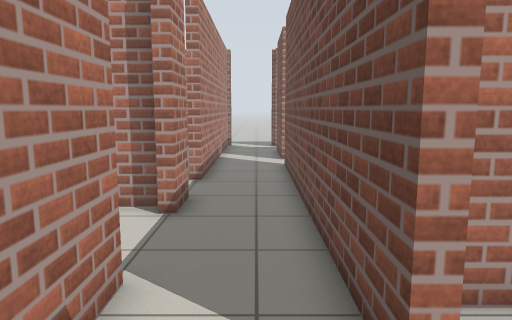
view 1 (above)

24 first-person views from a walk through a world built for the Gazebo simulator. The camera is 1.2 m above the floor, tilts 8° down and sees 70° across. The floor is counted in squares, 0.5 m on a side. Each view is taken from the middle of a square. On the plan, view 1 faces up. The plan holds only what a view shows up to about 20 squares ahead; the rest is blank.

view 2
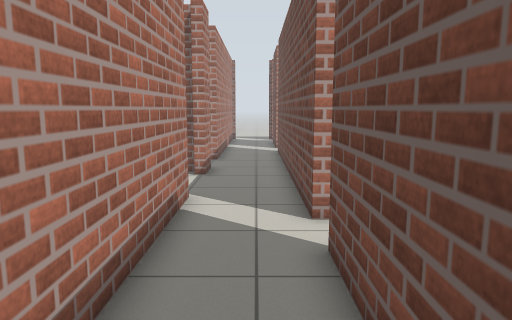

view 3
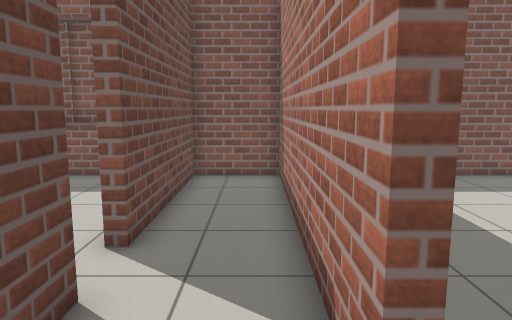

view 4
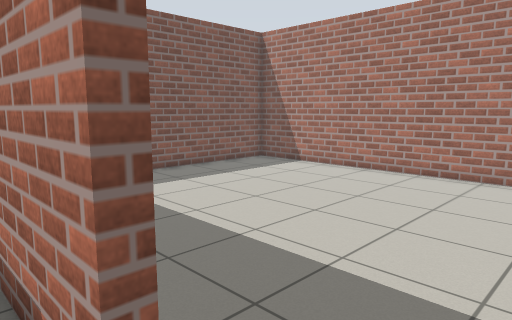

view 5
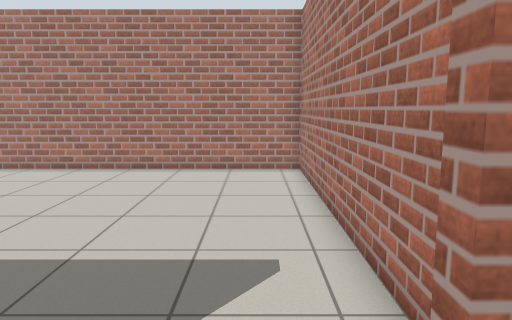

view 6
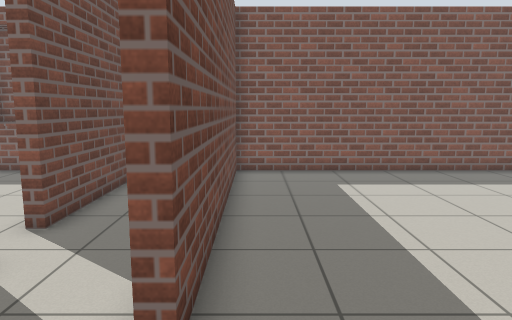

view 7
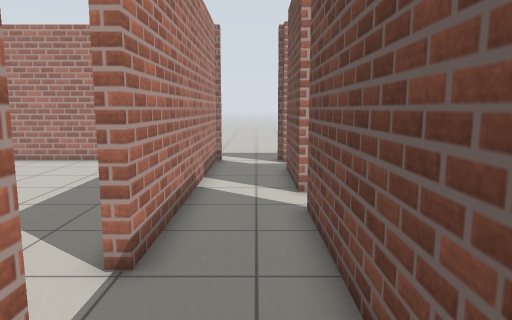

view 8
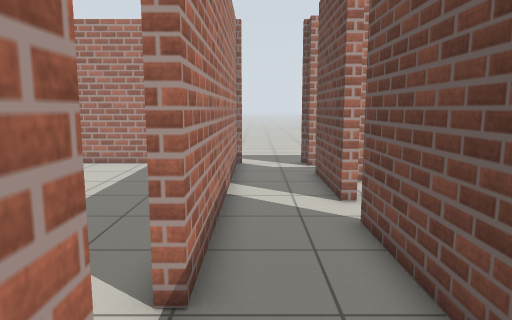

view 9
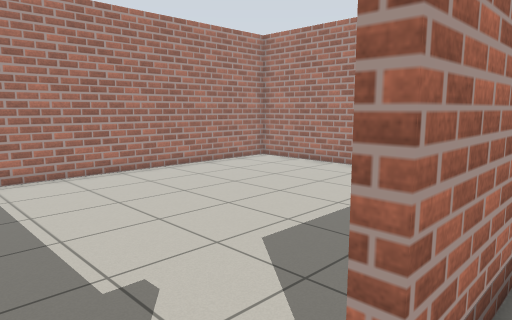

view 10
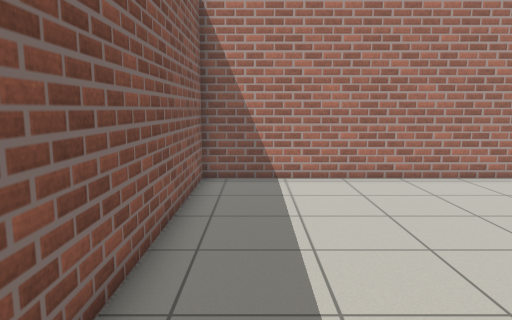

view 11
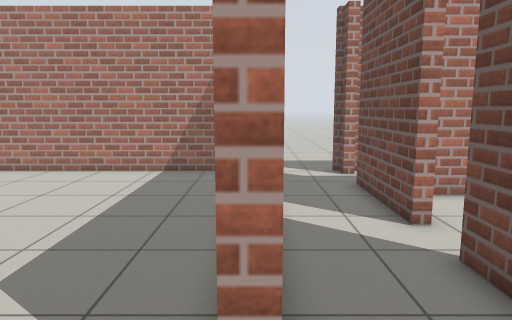

view 12
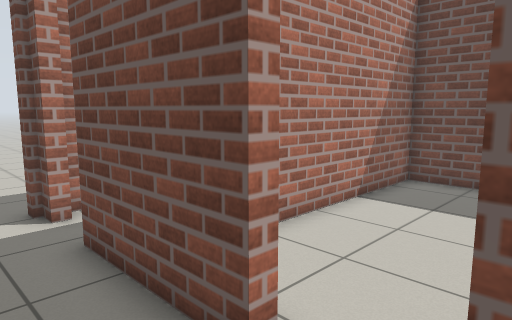

view 13
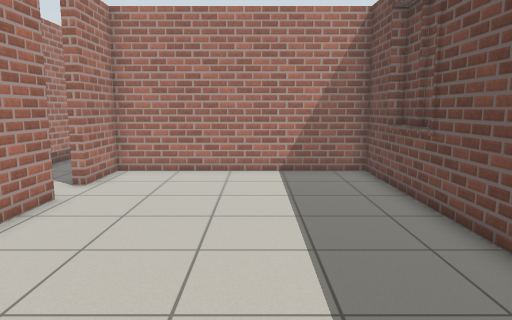

view 14
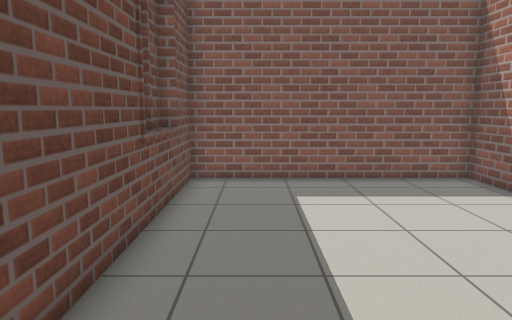

view 15
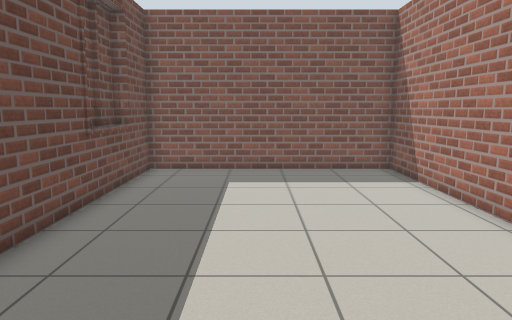

view 16
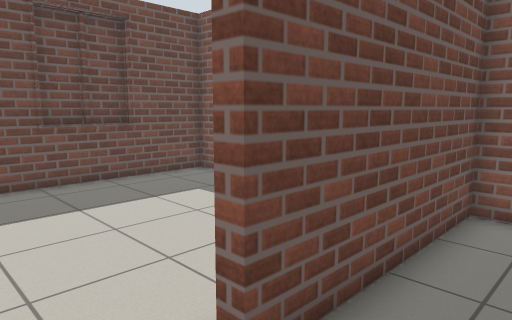

view 17
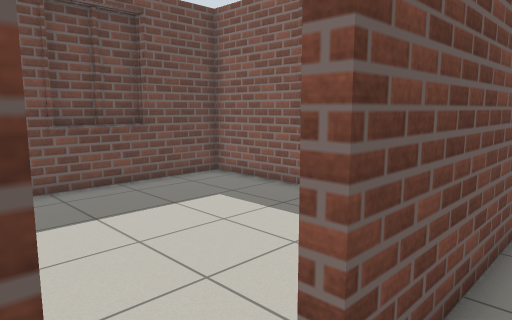

view 18
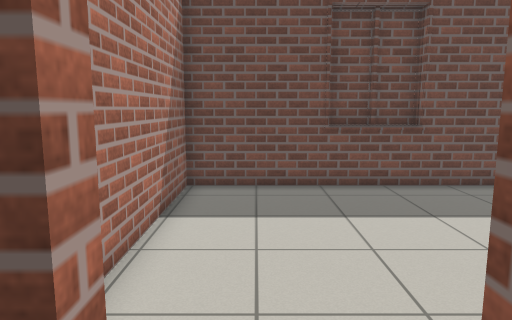

view 19
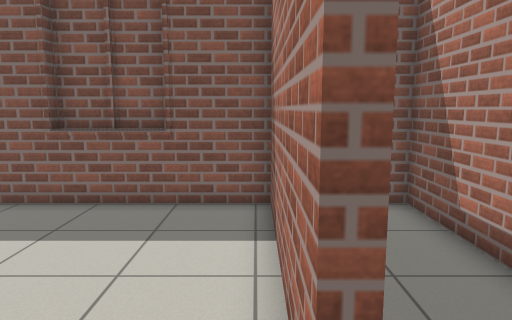

view 20
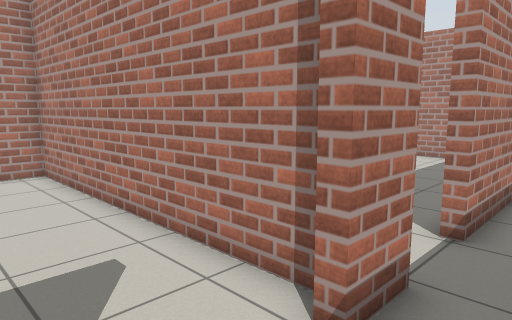

view 21
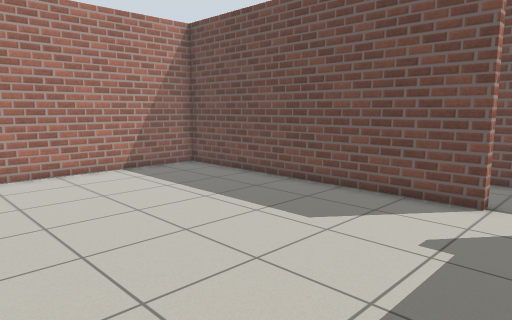

view 22
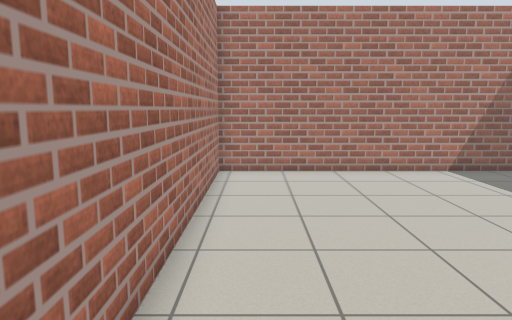

view 23
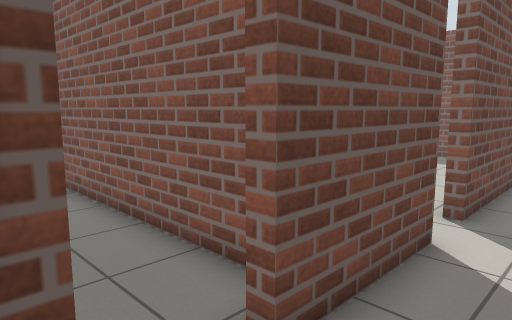

view 24
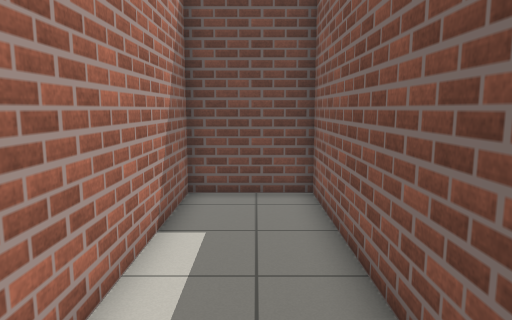

### Floor plan
Ten units are one square. View 1 is at (0, 0); x grows to the right and y downward. Boxes are objects, and circles mark ways between rooms. Rooms are numbered by the first view taken in them; rooms with no view inside come last. Other rooms are left out.
<svg viewBox="-165 -249 286 318">
<path fill="none" stroke="#000" d="M-18 -26 -18 60 10 60M12 61 12 -9M-22 -48 -18 -48 -18 -26M-18 -82 -22 -82M12 -27 12 -86M-22 -88 -144 -88 -144 60 -22 60 -22 -48M16 -173 12 -173 12 -215 18 -215M28 -204 112 -204 112 -239 10 -239M18 -233 12 -233M-18 -240 -18 -121 -22 -121M-18 -99 -18 -82M12 -86 12 -155M16 -116 16 -46 112 -46M12 -155 16 -155 16 -134M116 -154 116 -164M116 -165 116 -176M116 -70 116 -91M112 -40 112 -200 16 -200 16 -173M12 -9 16 -9 16 61M18 -27 12 -27M43 64 70 64M31 -42 25 -42M116 31 116 3M10 60 112 60 112 -40M112 -42 49 -42M-22 -121 -22 -239 -144 -239 -144 -92 -44 -92M-16 -244 -16 -239M12 -233 12 -240M10 -239 10 -244"/>
<circle cx="-5" cy="-35" r="3" fill="#2a7"/>
<circle cx="10" cy="-15" r="3" fill="#2a7"/>
<circle cx="-20" cy="-65" r="3" fill="#2a7"/>
<circle cx="-5" cy="-90" r="3" fill="#2a7"/>
<circle cx="10" cy="-165" r="3" fill="#2a7"/>
<circle cx="-20" cy="-110" r="3" fill="#2a7"/>
<circle cx="0" cy="-240" r="3" fill="#2a7"/>
<text x="0" y="10">1</text>
<text x="-10" y="-60">2</text>
<text x="-90" y="-20">3</text>
<text x="10" y="-170">4</text>
<text x="60" y="-120">5</text>
<text x="60" y="10">6</text>
<text x="-90" y="-170">7</text>
<text x="-160" y="-170">8</text>
</svg>
Room 1 opens to room 2. Room 1 opens to room 6. Room 2 opens to room 3. Room 2 opens to room 4. Room 4 opens to room 5. Room 4 opens to room 7. Room 4 opens to room 8.

Where each view was taken, in squares from view 1:
view 1: 0 up, 0 right, facing up
view 2: 5 down, 0 right, facing up
view 3: 7 up, 1 left, facing down
view 4: 7 up, 1 left, facing down-left
view 5: 7 up, 0 right, facing left
view 6: 8 up, 3 left, facing down
view 7: 7 up, 0 right, facing up
view 8: 8 up, 1 left, facing up
view 9: 10 up, 1 left, facing up-left
view 10: 11 up, 2 left, facing left
view 11: 10 up, 2 left, facing up
view 12: 15 up, 1 left, facing up-right
view 13: 6 up, 7 right, facing up
view 14: 17 up, 9 right, facing down
view 15: 19 up, 7 right, facing down
view 16: 3 up, 1 left, facing down-right
view 17: 3 up, 0 right, facing down-right
view 18: 2 up, 0 right, facing right
view 19: 3 up, 2 right, facing down
view 20: 5 up, 0 right, facing up-left
view 21: 10 up, 12 left, facing up-right
view 22: 10 up, 13 left, facing up
view 23: 24 up, 1 left, facing down-right
view 24: 22 up, 1 right, facing right
